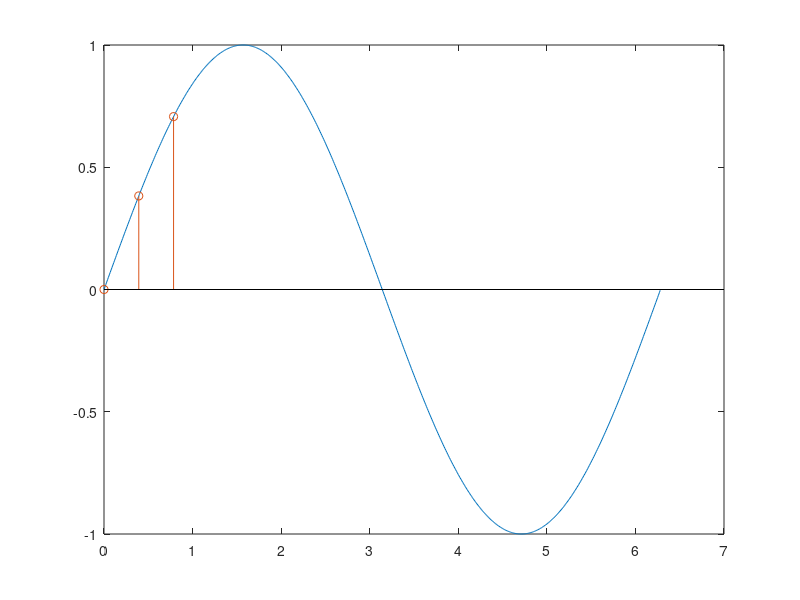

Write MATLAB code to recreate this figure. (Note: this script raises an error after producing the figure.)
clc; clear; close all;

x = 0:0.01:2*pi;
y = sin(x);

h = 0.3;

% x_0 = 2.0;
% xm1 = x_0 - h;
% xp1 = x_0 + h;

xm1 = 0;
x_0 = pi/8;
xp1 = pi/4;

h = pi/8;

xs = [xm1, x_0, xp1];
ys = sin(xs);

plot(x, y); hold on;
line([0, x(length(x))], [0, 0]);
stem(xs, ys);


%%
coeff = [
    [1, 1, 0, h],
    [1/2, 1, 1/2, h],
    [1/3, 4/3, 1/3, h],
    [0, -1, 1, 1/h],
    [-1, 1, 0, 1/h],
    [-1, 0, 1, 1/(2*h)],
    [1, -2, 1, 1/(h*h)],
];

for k=1:size(coeff, 1)
    a = coeff(k, 1);
    b = coeff(k, 2);
    c = coeff(k, 3);
    m = coeff(k, 4);

    disp(num2str(a) + ", " + num2str(b)  + ", " + num2str(c) + " *" + num2str(m));
    A = (a*ys(1) + b*ys(2) + c*ys(3)) * m
end

dok = cos(x_0)